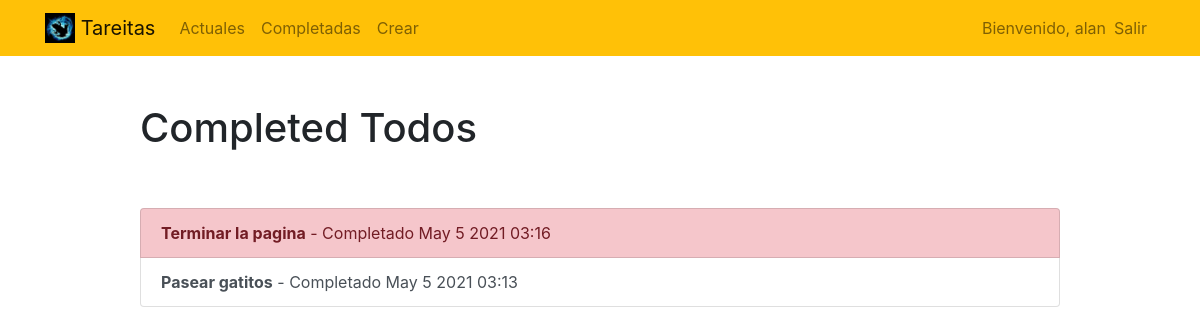
The app's page /completed/ (signed in) with its own data.
### pendiente/models.py (models this page shows, shortened)
class Pendiente(models.Model):
    title=models.CharField(max_length=150)
    memo=models.TextField(blank=True)
    created_at=models.DateTimeField(auto_now_add=True)
    datecompleted=models.DateTimeField(null=True,blank=True)
    important=models.BooleanField(default=False)
    created_by=models.ForeignKey(User, on_delete=models.CASCADE)

### pendiente/views.py (the view)
# urls.py: path('completed/',completados,name='completed'),
@login_required
def completados(request):
    pendientes=Pendiente.objects.filter(created_by=request.user,datecompleted__isnull=False).order_by('-datecompleted')
    return render(request, 'pendiente/completados.html',{'pendientes':pendientes})

### pendiente/templates/pendiente/completados.html
{% extends 'pendiente/base.html' %}
{% block content %}
    <div class="row justify-content-center mt-5">
        <div class="col-md-10">
            <h1>Completed Todos</h1>
        </div>
    </div>
    <div class="row justify-content-center mt-5">
        <div class="col-md-10">
            <div class="list-group">
{% for pendiente in pendientes %}
      <a href="{% url 'verpendiente' pendiente.id %}" class="list-group-item list-group-item-action{% if pendiente.important %} list-group-item-danger{% endif %}">
      <b>{{ pendiente.title }}</b> - Completado {{ pendiente.datecompleted|date:'M j Y H:i' }}</a>
{% endfor %}
            </div>
        </div>
    </div>
{% endblock %}

### pendiente/templates/pendiente/base.html (shortened to what this page needs)
{% load static %}
<!doctype html>
<html lang="en">
<head>
    <link rel="stylesheet" href="https://stackpath.bootstrapcdn.com/bootstrap/4.4.1/css/bootstrap.min.css">
</head>
<body>
<nav class="navbar navbar-expand-md navbar-light bg-warning">
<div class="container">
    <a class="navbar-brand" href="{% url 'index' %}">
         <img src="{% static 'pendiente/logo.png' %}" width="30" height="30" class="d-inline-block align-top">
        <span>Tareitas</span>
    </a>
    <div class="collapse navbar-collapse" id="navbarNav">
    {% if user.is_authenticated %}
        <ul class="navbar-nav mr-auto">
                <li class="nav-item {{ current }}">
                    <a class="nav-link" href="{% url 'currenttodos' %}">Actuales</a>
                </li>
                <li class="nav-item {{ completed }}">
                    <a class="nav-link" href="{% url 'completed' %}">Completadas</a>
                </li>
                <li class="nav-item {{ create }}">
                    <a class="nav-link" href="{% url 'crearpendiente' %}">Crear</a>
                </li>
        </ul>
    {% endif %}
    <ul class="navbar-nav ml-auto">
            {% if user.is_authenticated %}
                <li class="nav-item">
                    <span class="navbar-text"> Bienvenido, {{ request.user.username }} </span>
                </li>
                <li class="nav-item">
                    <a href="#" onclick="$('#signOutBtn').click()" class="nav-link">Salir</a>
                </li>
            {% endif %}
        </ul>
    </div>
</div>
</nav>
<div class="container">
{% block content %}{% endblock %}
</div>
</body>
</html>

### records on screen
Pendiente: title "Terminar la pagina", datecompleted "May 5 2021 03:16"
Pendiente: title "Pasear gatitos", datecompleted "May 5 2021 03:13"

### other values on screen
{{ request.user.username }} "alan"
